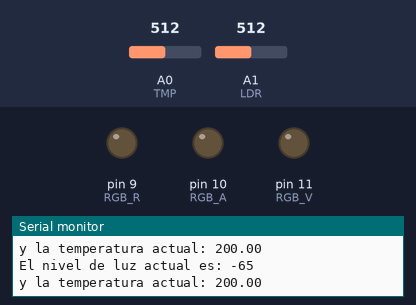
Simulated run of this sketch. Board: Arduino Uno, built with avr-gcc and run on an emulated ATmega328P. Shown: output pins drawn as LEDs (lit = HIGH), the last lines printed to the serial monitor. Inputs (shaded band) come from the test bench; at power-on: A1 (LDR) = 512, A0 (TMP) = 512.

Above: at 2.4 s.
2.5 s: A1 (LDR) set to 231
5.1 s: A1 (LDR) set to 208
At 8.3 s:
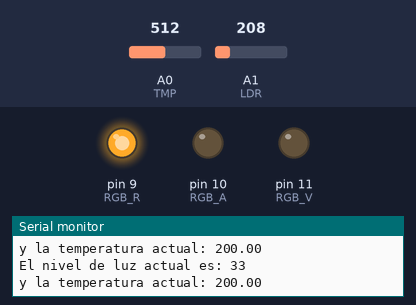
8.7 s: A0 (TMP) set to 304
11.7 s: A0 (TMP) set to 270
At 14.7 s:
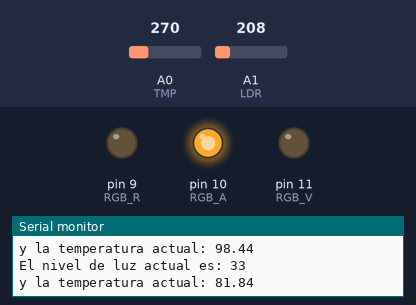
15.3 s: A0 (TMP) set to 150
18.3 s: A0 (TMP) set to 124
At 21.2 s:
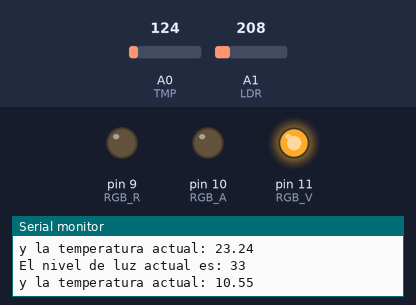
Timing chart, 0 to 22.7 s (numbered marks = the images above; inputs shaded):
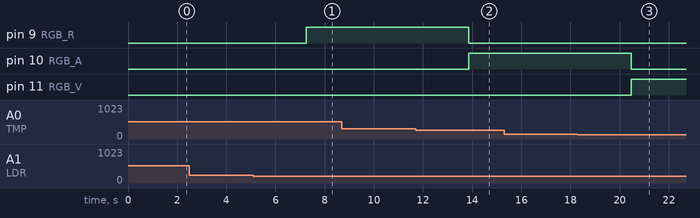

Measured:
- the behaviour switches between 221 and 220 on A1 (LDR) (found by bisection; images 0 and 1)
- the behaviour switches between 287 and 286 on A0 (TMP) (found by bisection; images 1 and 2)
- the behaviour switches between 140 and 139 on A0 (TMP) (found by bisection; images 2 and 3)
- after the input at 5.1 s, pin 9 (RGB_R): LOW → HIGH after 2.2 s
- after the input at 11.7 s, pin 9 (RGB_R): HIGH → LOW after 2.2 s; pin 10 (RGB_A): LOW → HIGH after 2.2 s
- after the input at 18.3 s, pin 10 (RGB_A): HIGH → LOW after 2.2 s; pin 11 (RGB_V): LOW → HIGH after 2.2 s

The sketch:

4.ino
```cpp
#define RGB_R 9
#define RGB_A 10
#define RGB_V 11

#define LDR A1
#define TMP A0

#define MSG(a,b) Serial.print(a); Serial.println(b);

void setup()
{
  pinMode(LDR, INPUT);
  pinMode(TMP, INPUT);
  pinMode(RGB_R, OUTPUT);
  pinMode(RGB_A, OUTPUT);
  pinMode(RGB_V, OUTPUT);
  Serial.begin(9600);
}

void loop()
{
  int ldr = analogRead(LDR);
  int luz = map(ldr, 0, 310, 100, 0);

  int t = analogRead(TMP);
  float senial = t * 5.0 / 1024;
  float temperatura =  senial * 100 - 50;

  MSG("El nivel de luz actual es: ", luz);
  MSG("y la temperatura actual: ", temperatura);
  delay(650);

  if (luz >= 30 && luz <= 70)
  {
    if (temperatura > 90)
    {
      digitalWrite(RGB_R, HIGH);
      digitalWrite(RGB_A, LOW);
      digitalWrite(RGB_V, LOW);
    }
    else if (temperatura < 18)
    {
      digitalWrite(RGB_R, LOW);
      digitalWrite(RGB_A, LOW);
      digitalWrite(RGB_V, HIGH);
    }
    else
    {
      digitalWrite(RGB_R, LOW);
      digitalWrite(RGB_A, HIGH);
      digitalWrite(RGB_V, LOW);
    }
  }
  else
  {
    digitalWrite(RGB_R, LOW);
    digitalWrite(RGB_A, LOW);
    digitalWrite(RGB_V, LOW);
  }

  delay(1000);
}
```
